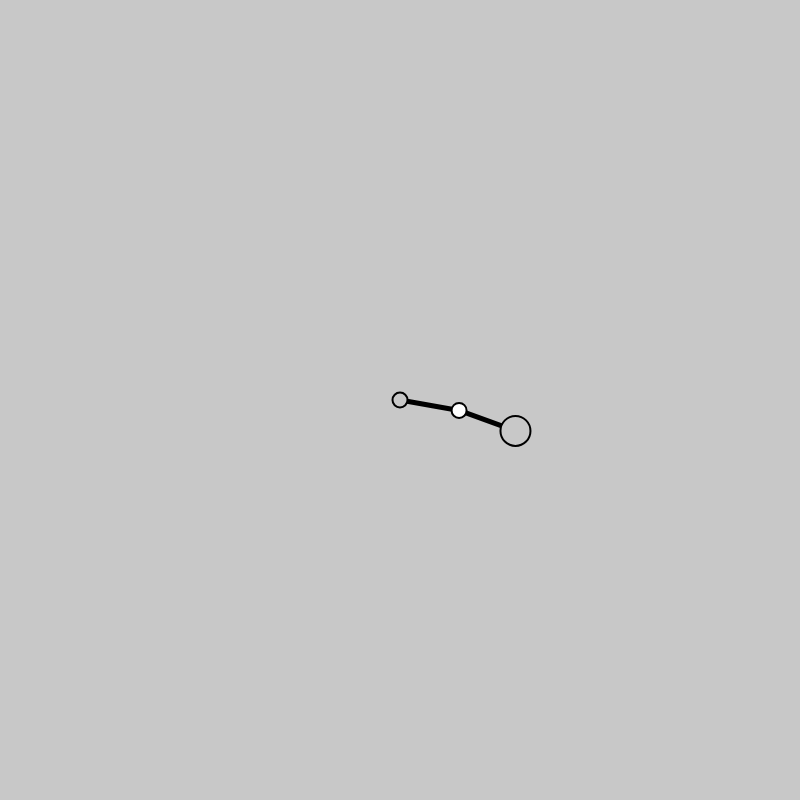
Frame 1 (no input)
Frame 60 (no input): identical to frame 1, image omitted
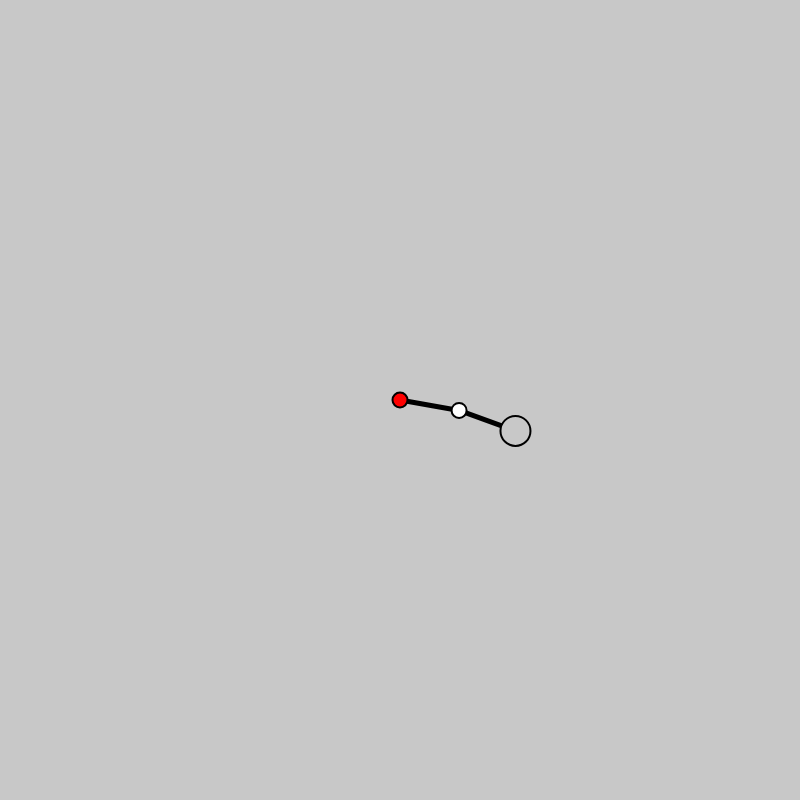
Frame 120 (the mouse pressed at the canvas centre since frame 60)

The p5.js sketch that drew these frames (run headless with seeded random() and noise() and a simulated clock; from frame 60 on, the mouse is pressed at the canvas centre):

// p5.js sketch
// ── sketch.js
var arm;
function setup() {
createCanvas(800,800);
arm  = new Arm(createVector(width/2,height/2), 60,60);
}

function draw() {
background(200);
if(mouseIsPressed){

	if(dist(mouseX, mouseY, arm.fist.x, arm.fist.y)<arm.jointRadius/2 && !arm.draggingPivot) arm.draggingFist = true;

	if(dist(mouseX, mouseY, arm.pivot.x, arm.pivot.y)<arm.jointRadius/4 && !arm.draggingFist) arm.draggingPivot = true;

}else if(!mouseIsPressed){
	arm.draggingFist = false;
	arm.draggingPivot = false;
	
}

arm.render();
  
  
 if(arm.draggingFist || arm.draggingPivot){
	arm.IKSolver(mouseX, mouseY);
 }
}


function Arm(pivot, len1, len2){

this.pivot = pivot;
this.foreArmLen = len1;
this.armLen = len2;
this.foreArmAngle = radians(10);
this.armAngle = radians(10);
this.elbow = createVector(this.pivot.x+this.armLen*cos(this.armAngle), this.pivot.y +this.armLen*sin(this.armAngle));
this.fist = createVector(this.elbow.x+this.foreArmLen*cos(this.armAngle+this.foreArmAngle), this.elbow.y+this.foreArmLen*sin(this.armAngle+this.foreArmAngle));
this.jointRadius = 30;
this.midPoint = createVector(0,0);

this.draggingPivot = false;
this.draggingFist = false;

this.IKSolver = function(mX, mY){
	if(this.draggingFist){
		var dif =  p5.Vector.sub(createVector(mX,mY), this.pivot);
		console.log(dif);
		
		var dis = constrain(dif.mag(),-2*this.armLen, 2*this.armLen);
		
		if(mX<this.pivot.x) 
			dis*=-1;
		var midDis = dis/2;
		
		
		
		this.midPoint = p5.Vector.add(this.pivot, dif.setMag(midDis));
		
		var mult = 1;
		if(mX<this.pivot.x) 
			mult*=-1;
		this.armAngle = atan(dif.y/(dif.x+0.0001)) -acos(midDis/this.armLen)*mult;
		console.log(this.armAngle+" = "+atan(dif.y/(dif.x+0.0001))+" - "+acos(midDis/this.armLen) );
		
		
		
		
		this.elbow = createVector(this.pivot.x+(this.armLen*cos(this.armAngle)), this.pivot.y +(this.armLen*sin(this.armAngle)));
		
		
		if(dif.mag()> 2*this.armLen) 
			dif.setMag( 2*this.armLen);
			
		dif.mult(2);
		
		if(mX<this.pivot.x) 
			dif.mult(-1);
		
		this.fist = p5.Vector.add(this.pivot, dif);
	}else if(this.draggingPivot){
		var dif =  p5.Vector.sub(createVector(mX,mY), this.fist);
		console.log(dif);
		
		var dis = constrain(dif.mag(),-2*this.armLen, 2*this.armLen);
		
		if(mX<this.fist.x) 
			dis*=-1;
		var midDis = dis/2;
		
		
		
		this.midPoint = p5.Vector.add(this.fist, dif.setMag(midDis));
		
		var mult = 1;
		if(mX>this.fist.x) 
			mult*=-1;
		this.armAngle = atan(dif.y/(dif.x+0.0001)) -acos(midDis/this.armLen)*mult;
		console.log(this.armAngle+" = "+atan(dif.y/(dif.x+0.0001))+" - "+acos(midDis/this.armLen) );
		
		
		
		
		this.elbow = createVector(this.fist.x+(this.armLen*cos(this.armAngle)), this.fist.y +(this.armLen*sin(this.armAngle)));
		
		
		if(dif.mag()> 2*this.armLen) 
			dif.setMag( 2*this.armLen);
			
		dif.mult(2);
		
		if(mX<this.fist.x) 
			dif.mult(-1);
		
		this.pivot = p5.Vector.add(this.fist, dif);
	
	}
	
	
	

}
this.render = function(){
	push();

		stroke(0);
		strokeWeight(5);
		
		line(this.pivot.x,this.pivot.y, this.elbow.x, this.elbow.y);
		line(this.elbow.x,this.elbow.y,this.fist.x ,this.fist.y);
		
		fill(255);
		strokeWeight(2);
		
		ellipse(this.elbow.x,this.elbow.y,this.jointRadius/2,this.jointRadius/2);
		if(this.draggingFist) fill(255,0,0); else fill(200);
		ellipse(this.fist.x,this.fist.y,this.jointRadius,this.jointRadius);
		if(this.draggingPivot) fill(255,0,0); else fill(200);
		ellipse(this.pivot.x,this.pivot.y,this.jointRadius/2,this.jointRadius/2);
		
	pop();

}


}
